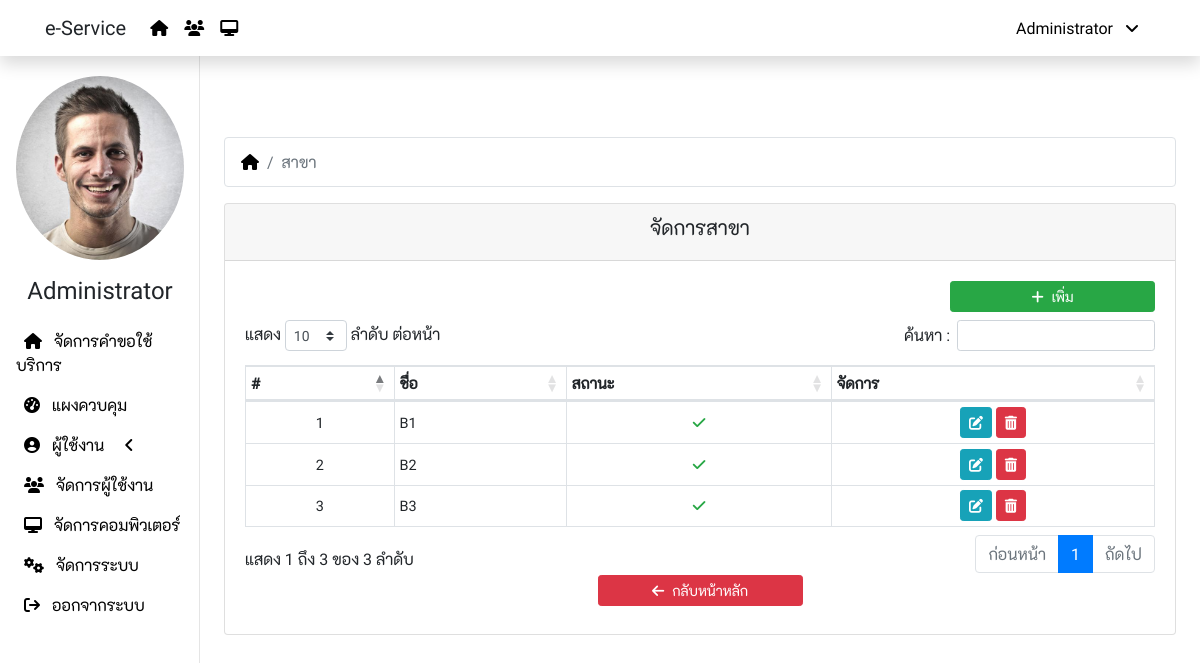
The page /branch.php (signed in) on the database its author committed.
### tables this page shows
CREATE TABLE `ex_system` (
  `system_id` int(11) NOT NULL,
  `company_name` varchar(200) NOT NULL,
  `gmail_name` varchar(50) NOT NULL,
  `gmail_username` varchar(50) NOT NULL,
  `gmail_password` varchar(200) NOT NULL,
  `line_token` varchar(200) NOT NULL,
  `line_token_k1` varchar(200) NOT NULL,
  `line_token_k3` varchar(200) NOT NULL,
  `password_default` varchar(50) NOT NULL,
  `user_code` varchar(20) NOT NULL,
  `system_create` varchar(50) NOT NULL,
  `system_update` timestamp NOT NULL DEFAULT CURRENT_TIMESTAMP ON UPDATE CURRENT_TIMESTAMP
);

CREATE TABLE `ex_user` (
  `user_id` int(11) NOT NULL,
  `user_code` varchar(20) NOT NULL,
  `user_name` varchar(100) NOT NULL,
  `user_surname` varchar(100) NOT NULL,
  `user_picture` varchar(20) NOT NULL,
  `user_nickname` varchar(50) NOT NULL,
  `dep_id` int(11) NOT NULL,
  `bra_id` int(11) NOT NULL,
  `user_branch` varchar(20) NOT NULL,
  `user_email` varchar(100) NOT NULL,
  `user_telephone` varchar(50) NOT NULL,
  `user_mobile` varchar(50) NOT NULL,
  `user_line` varchar(50) NOT NULL,
  `user_level` int(11) NOT NULL DEFAULT '1',
  `user_approve` int(1) NOT NULL DEFAULT '0',
  `user_status` int(1) NOT NULL DEFAULT '1',
  `user_create` varchar(50) NOT NULL,
  `user_update` timestamp NOT NULL DEFAULT CURRENT_TIMESTAMP ON UPDATE CURRENT_TIMESTAMP
);

CREATE TABLE `ex_branch` (
  `bra_id` int(11) NOT NULL,
  `bra_name` varchar(200) NOT NULL,
  `line_token` varchar(200) NOT NULL,
  `bra_status` int(1) NOT NULL DEFAULT '1',
  `bra_create` varchar(50) NOT NULL,
  `bra_update` timestamp NOT NULL DEFAULT CURRENT_TIMESTAMP ON UPDATE CURRENT_TIMESTAMP
);

### config/function.php (called while the page is built, shortened)
<?php
  function getCompany(){
    global $dbcon;
    $sql = "SELECT company_name FROM ex_system";
    $stmt = $dbcon->prepare($sql);
    $stmt->execute();
    $row = $stmt->fetch();
    $get = $row['company_name'];
    return $get;
  }
  function getUserPicture($code){
    global $dbcon;
    $data = [$code];
    $sql = "SELECT user_picture FROM ex_user WHERE user_code = ?";
    $stmt = $dbcon->prepare($sql);
    $stmt->execute($data);
    $row = $stmt->fetch();
    $get = $row['user_picture'];
    return $get;
  }
  function getUserNickname($code){
    global $dbcon;
    $data = [$code];
    $sql = "SELECT user_nickname FROM ex_user WHERE user_code = ?";
    $stmt = $dbcon->prepare($sql);
    $stmt->execute($data);
    $row = $stmt->fetch();
    $get = $row['user_nickname'];
    return $get;
  }
  function getUserLevel($code){
    global $dbcon;
    $data = [$code];
    $sql = "SELECT user_level FROM ex_user WHERE user_code = ?";
    $stmt = $dbcon->prepare($sql);
    $stmt->execute($data);
    $row = $stmt->fetch();
    $get = $row['user_level'];
    return $get;
  }
  function getBranch(){
    global $dbcon;
    $sql = "SELECT * FROM ex_branch";
    $stmt = $dbcon->prepare($sql);
    $stmt->execute();
    return $stmt;
  }
?>

### branch.php (the view, shortened to what this page needs)
<?php
  include_once 'config/connection.php';
  include_once 'config/function.php';
  $act = isset($_GET['act']) ? $_GET['act'] : 'index';
?>
<!DOCTYPE html>
<html lang="en">
<head>
  <link rel="stylesheet" href="node_modules/bootstrap/dist/css/bootstrap.min.css">
  <link rel="stylesheet" href="node_modules/@fortawesome/fontawesome-pro/css/all.min.css">
  <link rel="stylesheet" href="node_modules/datatables.net-bs4/css/dataTables.bootstrap4.min.css">
  <link rel="stylesheet" href="public/css/custom.css">
</head>
<body>
  <?php include_once 'inc/navbar.php' ?>
  <div class="container-fluid">
    <div class="row">
      <?php include_once 'inc/sidemenu.php' ?>
      <main role="main" class="col-xl-10 col-md-9 ml-sm-auto px-4">
        <?php
          if($act == 'index'):
        ?>
        <nav>
          <ol class="breadcrumb bg-white border">
            <li class="breadcrumb-item">
              <a href="request.php"><i class="fas fa-home"></i></a>
            </li>
            <li class="breadcrumb-item active">
              สาขา
            </li>
          </ol>
        </nav>
        <div class="row justify-content-center">
          <div class="col-12">
            <div class="card">
              <div class="card-header">
                <h5 class="text-center">จัดการสาขา</h5>
              </div>
              <div class="card-body">
                <div class="row justify-content-end">
                  <div class="col-xl-3 col-md-6 mb-2">
                    <a href="?act=add" class="btn btn-success btn-sm btn-block">
                      <i class="fas fa-plus mr-2"></i>เพิ่ม
                    </a>
                  </div>
                </div>
                <div class="row justify-content-center">
                  <div class="col-12">
                    <div class="table-responsive">
                      <table id="data" class="table table-bordered table-hover table-sm">
                        <thead>
                          <tr>
                            <th>#</th>
                            <th>ชื่อ</th>
                            <th>สถานะ</th>
                            <th>จัดการ</th>
                          </tr>
                        </thead>
                        <tbody>
                          <?php
                            $branchs = getBranch();
                            foreach($branchs as $key => $row):
                          ?>
                          <tr>
                            <td><?php echo $key+1 ?></td>
                            <td class="text-left"><?php echo $row['bra_name'] ?></td>
                            <td>
                              <?php echo ($row['bra_status'] == 1
                                ? '<i class="fas fa-check text-success"></i>'
                                : '<i class="fas fa-times-circle text-danger"></i>')
                              ?>
                            </td>
                            <td>
                              <a href="?act=edit&id=<?php echo $row['bra_id'] ?>" class="btn btn-info btn-sm">
                                <i class="fas fa-edit"></i>
                              </a>
                              <a class="btn btn-danger btn-sm" href="?act=delete&id=<?php echo $row['bra_id'] ?>"
                                  onClick="return confirm('Are you sure?');">
                                  <i class="fas fa-trash-alt"></i>
                              </a>
                            </td>
                          </tr>
                          <?php
                            endforeach;
                          ?>
                        </tbody>
                      </table>
                    </div>
                  </div>
                  <div class="col-sm-3 pb-2">
                    <a class="btn btn-danger btn-sm btn-block" href="users.php">
                      <i class="fa fa-arrow-left pr-2"></i>กลับหน้าหลัก
                    </a>
                  </div>
                </div>
              </div>
            </div>
          </div>
        </div>
        <?php
          endif;
        ?>
      </main>
    </div>
  </div>
</body>
</html>

### inc/navbar.php (shortened to what this page needs)
<?php
	$check_level = getUserLevel($_SESSION['user_code']);
?>
<nav class="navbar navbar-expand-lg bg-white fixed-top flex-md-nowrap shadow">
  <div class="container">
    <span class="navbar-brand"><?php echo getCompany() ?></span>
    <div class="collapse navbar-collapse" id="navbarMenu">
      <ul class="navbar-nav mr-auto">
        <li class="nav-item">
          <a class="nav-link" href="request.php">
            <i class="fas fa-home"></i>
          </a>
        </li>
		<?php if($check_level == 69 || $check_level == 99): ?>
		<li class="nav-item">
		  <a class="nav-link" href="users.php">
            <i class="fas fa-users"></i>
          </a>
        </li>
		<li class="nav-item">
		  <a class="nav-link" href="computers.php">
            <i class="fas fa-desktop"></i>
          </a>
        </li>
		<?php endif ?>
      </ul>
      <ul class="navbar-nav ml-auto">
        <li class="nav-item dropdown">
          <a class="nav-link" href="javascript:void(0)" data-toggle="dropdown">
            <?php echo getUserNickname($_SESSION['user_code']); ?>
            <i class="fa fa-angle-down px-2"></i>
          </a>
        </li>
      </ul>
    </div>
  </div>
</nav>

### inc/sidemenu.php (shortened to what this page needs)
<nav class="col-xl-2 col-md-3 d-none d-md-block sidebar">
  <div class="sidebar-sticky">
    <ul class="nav flex-column">
      <li class="nav-item">
        <img class="nav-link img-fluid picture-profile mx-auto d-block"
          src="public/images/users/<?php echo getUserPicture($_SESSION['user_code']) ?>" alt="">
      </li>
      <li class="nav-item">
        <h4 class="nav-link text-center">
          <?php echo getUserNickname($_SESSION['user_code']); ?>
        </h4>
      </li>
      <?php
        $request = strpos($_SERVER['PHP_SELF'], "request.php");
        $view = strpos($_SERVER['PHP_SELF'], "view.php");
        $manage = strpos($_SERVER['PHP_SELF'], "manage.php");
        $category = strpos($_SERVER['PHP_SELF'], "category.php");
        $service = strpos($_SERVER['PHP_SELF'], "service.php");
        $status = strpos($_SERVER['PHP_SELF'], "status.php");
        $dashboard = strpos($_SERVER['PHP_SELF'], "dashboard.php");
        $profile = strpos($_SERVER['PHP_SELF'], "profile.php");
        $chgpwd = strpos($_SERVER['PHP_SELF'], "change_pwd.php");
        $departments = strpos($_SERVER['PHP_SELF'], "departments.php");
        $log = strpos($_SERVER['PHP_SELF'], "log.php");
        $users = strpos($_SERVER['PHP_SELF'], "users.php");
        $computers = strpos($_SERVER['PHP_SELF'], "computers.php");
        $software = strpos($_SERVER['PHP_SELF'], "software.php");
        $system = strpos($_SERVER['PHP_SELF'], "system.php");
        $check_level = getUserLevel($_SESSION['user_code']);
      ?>
      <li class="nav-item <?php if($request || $category || $service || $status || $view || $manage) echo 'active' ?>">
        <a class="nav-link" href="request.php">
          <i class="fas fa-home px-2"></i>
          จัดการคำขอใช้บริการ
        </a>
      </li>
      <?php if($check_level == 69 || $check_level == 99): ?>
      <li class="nav-item <?php if($dashboard) echo 'active' ?>">
        <a class="nav-link" href="dashboard.php">
          <i class="fas fa-tachometer-alt px-2"></i>
          แผงควบคุม
        </a>
      </li>
      <?php endif ?>
      <li class="nav-item">
        <a class="nav-link" data-toggle="collapse" href="#sub_dashboard">
          <i class="fas fa-user-circle px-2"></i>
          ผู้ใช้งาน
          <i class="fas fa-angle-<?php echo ($profile || $chgpwd ? 'down' : 'left') ?> px-3"></i>
        </a>
      </li>
      <?php if($check_level == 69 || $check_level == 99): ?>
      <li class="nav-item <?php if($users || $departments || $log) echo 'active' ?>">
        <a class="nav-link" href="users.php">
          <i class="fas fa-users px-2"></i>
          จัดการผู้ใช้งาน
        </a>
      </li>
      <li class="nav-item <?php if($computers || $software) echo 'active' ?>">
        <a class="nav-link" href="computers.php">
          <i class="fas fa-desktop px-2"></i>
          จัดการคอมพิวเตอร์
        </a>
      </li>
      <?php
        endif;
        if($check_level == 99):
      ?>
      <li class="nav-item <?php if($system) echo 'active' ?>">
        <a class="nav-link" href="system.php">
          <i class="fas fa-cogs px-2"></i>
          จัดการระบบ
        </a>
      </li>
      <?php endif; ?>
      <li class="nav-item">
        <a class="nav-link" href="logout.php" onClick="return confirm('Are you sure?');">
          <i class="fas fa-sign-out px-2"></i>
          ออกจากระบบ
        </a>
      </li>
    </ul>
  </div>
</nav>

### public/css/custom.css (style rules this page uses)
body { font-family: 'robotoregular', 'k2dregular', Tahoma; }
td, tr { white-space: normal; text-align: center; vertical-align: middle !important; font-size: 0.95em; }
a { color: #000; }
.active , .active a { color: #DC3545; }
.sidebar { position: fixed; top: 0; bottom: 0; left: 0; z-index: 100; padding: 60px 0 0; box-shadow: inset -1px 0 0 rgba(0, 0, 0, .1); }
.sidebar-sticky { position: relative; top: 0; height: calc(100vh - 60px); padding-top: .5rem; overflow-x: hidden; overflow-y: auto; }
.picture-profile { width: 200px; height: 200px; border-radius: 50%; object-fit: cover; }
[role="main"] { padding-top: 80px; }

### rows shown on the page
ex_system: company_name "e-Service"
ex_user: user_nickname "Administrator", user_picture (picture)
ex_branch: bra_name "B1", bra_status 1 (drawn)
ex_branch: bra_name "B2", bra_status 1 (drawn)
ex_branch: bra_name "B3", bra_status 1 (drawn)
